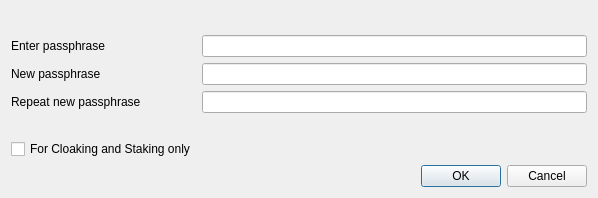
<?xml version="1.0" encoding="UTF-8"?>
<ui version="4.0">
 <class>AskPassphraseDialog</class>
 <widget class="QDialog" name="AskPassphraseDialog">
  <property name="geometry">
   <rect>
    <x>0</x>
    <y>0</y>
    <width>598</width>
    <height>198</height>
   </rect>
  </property>
  <property name="sizePolicy">
   <sizepolicy hsizetype="Preferred" vsizetype="Minimum">
    <horstretch>0</horstretch>
    <verstretch>0</verstretch>
   </sizepolicy>
  </property>
  <property name="minimumSize">
   <size>
    <width>550</width>
    <height>0</height>
   </size>
  </property>
  <property name="windowTitle">
   <string>Passphrase Dialog</string>
  </property>
  <layout class="QVBoxLayout" name="verticalLayout">
   <item>
    <widget class="QLabel" name="warningLabel">
     <property name="textFormat">
      <enum>Qt::RichText</enum>
     </property>
     <property name="wordWrap">
      <bool>true</bool>
     </property>
    </widget>
   </item>
   <item>
    <layout class="QFormLayout" name="formLayout">
     <property name="fieldGrowthPolicy">
      <enum>QFormLayout::AllNonFixedFieldsGrow</enum>
     </property>
     <item row="0" column="0">
      <widget class="QLabel" name="passLabel1">
       <property name="text">
        <string>Enter passphrase</string>
       </property>
      </widget>
     </item>
     <item row="0" column="1">
      <widget class="QLineEdit" name="passEdit1">
       <property name="echoMode">
        <enum>QLineEdit::Password</enum>
       </property>
      </widget>
     </item>
     <item row="1" column="0">
      <widget class="QLabel" name="passLabel2">
       <property name="text">
        <string>New passphrase</string>
       </property>
      </widget>
     </item>
     <item row="1" column="1">
      <widget class="QLineEdit" name="passEdit2">
       <property name="echoMode">
        <enum>QLineEdit::Password</enum>
       </property>
      </widget>
     </item>
     <item row="2" column="0">
      <widget class="QLabel" name="passLabel3">
       <property name="text">
        <string>Repeat new passphrase</string>
       </property>
      </widget>
     </item>
     <item row="2" column="1">
      <widget class="QLineEdit" name="passEdit3">
       <property name="echoMode">
        <enum>QLineEdit::Password</enum>
       </property>
      </widget>
     </item>
     <item row="3" column="1">
      <widget class="QLabel" name="capsLabel">
       <property name="font">
        <font>
         <weight>75</weight>
         <bold>true</bold>
        </font>
       </property>
       <property name="text">
        <string/>
       </property>
       <property name="alignment">
        <set>Qt::AlignCenter</set>
       </property>
      </widget>
     </item>
     <item row="4" column="0">
      <widget class="QCheckBox" name="mintingCheckBox">
       <property name="enabled">
        <bool>true</bool>
       </property>
       <property name="visible">
        <bool>false</bool>
       </property>
       <property name="toolTip">
        <string>Serves to disable trivial use of sendmoney when the OS account is compromised. Provides no real security.</string>
       </property>
       <property name="text">
        <string>For Cloaking and Staking only</string>
       </property>
      </widget>
     </item>
    </layout>
   </item>
   <item>
    <widget class="QDialogButtonBox" name="buttonBox">
     <property name="orientation">
      <enum>Qt::Horizontal</enum>
     </property>
     <property name="standardButtons">
      <set>QDialogButtonBox::Cancel|QDialogButtonBox::Ok</set>
     </property>
    </widget>
   </item>
  </layout>
 </widget>
 <resources/>
 <connections>
  <connection>
   <sender>buttonBox</sender>
   <signal>accepted()</signal>
   <receiver>AskPassphraseDialog</receiver>
   <slot>accept()</slot>
   <hints>
    <hint type="sourcelabel">
     <x>248</x>
     <y>254</y>
    </hint>
    <hint type="destinationlabel">
     <x>157</x>
     <y>274</y>
    </hint>
   </hints>
  </connection>
  <connection>
   <sender>buttonBox</sender>
   <signal>rejected()</signal>
   <receiver>AskPassphraseDialog</receiver>
   <slot>reject()</slot>
   <hints>
    <hint type="sourcelabel">
     <x>316</x>
     <y>260</y>
    </hint>
    <hint type="destinationlabel">
     <x>286</x>
     <y>274</y>
    </hint>
   </hints>
  </connection>
 </connections>
</ui>
